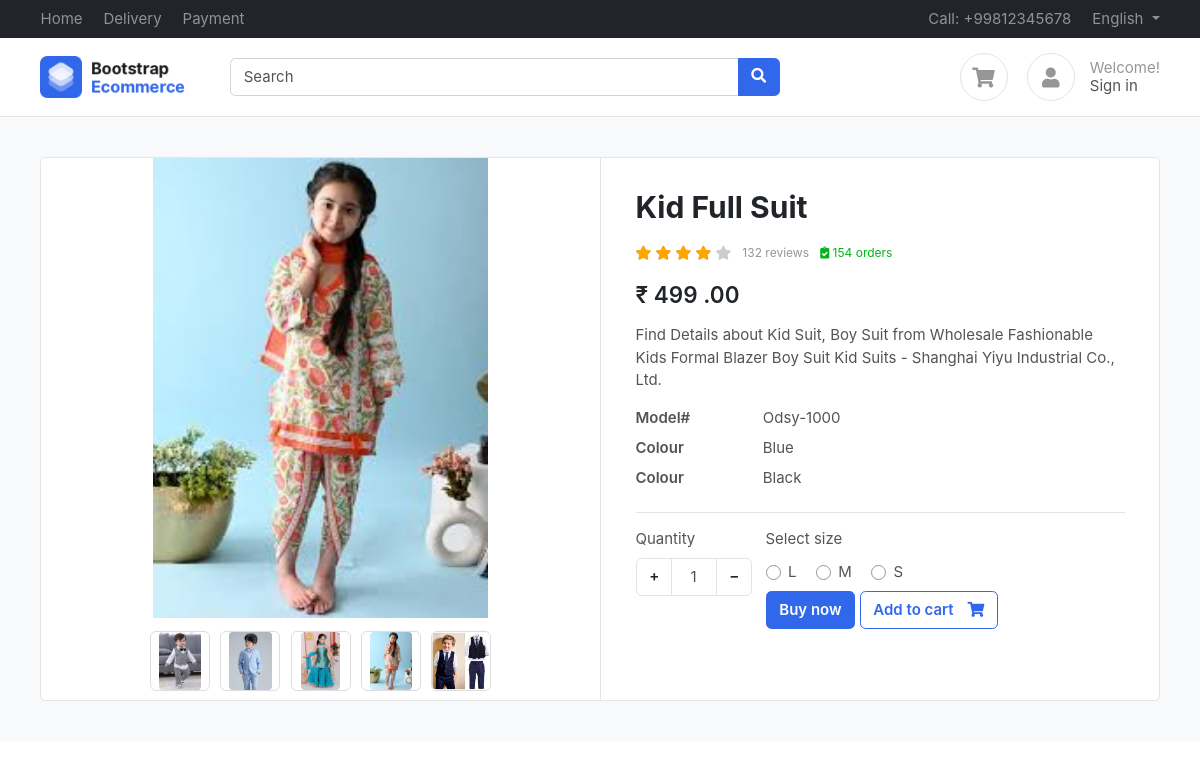
/product/kid-full-suit/, run on the app's committed database.
### Product/models.py (models this page shows, shortened)
class Product(BaseClass):
    product_name = models.CharField(max_length=50)
    slug = models.SlugField(unique=True , null=True , blank=True)
    category = models.ForeignKey(Category, related_name = "Product", on_delete=models.CASCADE)
    price = models.IntegerField()
    description = models.TextField()
    colour_variant = models.ManyToManyField(ColourVariant)
    size_variant = models.ManyToManyField(SizeVariant)

class ProductImage(BaseClass):
    product = models.ForeignKey(Product, related_name = "Product_Images", on_delete=models.CASCADE)
    product_image = models.ImageField(upload_to="Product")

class ColourVariant(BaseClass):
    colour = models.CharField(max_length=20 , null=True , blank=True)
    price = models.IntegerField(default=0)

class SizeVariant(BaseClass):
    size = models.CharField(max_length=20 , null=True , blank=True)
    price = models.IntegerField(default=0)

### Product/views.py (the view)
# urls.py: path('<slug>/',get_product,name="GetProduct"),
def get_product(request , slug):
    try:
        product = Product.objects.get(slug = slug)
        context = {'product' : product}
        if request.GET.get('size'):
            size = request.GET.get('size')
            price = product.get_product_price_by_size(size)
            context['selected_size'] = size
            context['updated_price'] = price
        return render(request , 'Product/product.html' , context = context)
    except Exception as e:
        print(e)

### Template/Product/product.html (shortened to what this page needs)
{% extends "base/base.html" %}
{% block main  %}
<section class="section-content padding-y bg">
    <div class="container">
    <div class="card">
        <div class="row no-gutters">
            <aside class="col-md-6">
    <article class="gallery-wrap">
    <div class="img-big-wrap">
      <div> <a><img src="/media/{{product.Product_Images.first.product_image}}"></a></div>
    </div>
    <div class="thumbs-wrap">
      {%for image in product.Product_Images.all%}
      <a href="" class="item-thumb"> <img src="/media/{{image.product_image}}"></a>
      {%endfor%}
    </div>
    </article>
            </aside>
            <main class="col-md-6 border-left">
    <article class="content-body">
    <h2 class="title">{{product.product_name}}</h2>
    <div class="rating-wrap my-3">
        <ul class="rating-stars">
            <li style="width:80%" class="stars-active">
                <i class="fa fa-star"></i> <i class="fa fa-star"></i>
                <i class="fa fa-star"></i> <i class="fa fa-star"></i>
            </li>
            <li>
                <i class="fa fa-star"></i> <i class="fa fa-star"></i>
                <i class="fa fa-star"></i> <i class="fa fa-star"></i>
                <i class="fa fa-star"></i>
            </li>
        </ul>
        <small class="label-rating text-muted">132 reviews</small>
        <small class="label-rating text-success"> <i class="fa fa-clipboard-check"></i> 154 orders </small>
    </div>
    <div class="mb-3">
      <var class="price h4">₹
        {%if updated_price %}
        {{updated_price}}
        {% else %}
        {{product.price}}
      {% endif %}
      .00</var>
    </div>
    <p>{{product.description}}</p>
    <dl class="row">
      <dt class="col-sm-3">Model#</dt>
      <dd class="col-sm-9">Odsy-1000</dd>
      {% if product.colour_variant.count%}
        {% for colour in product.colour_variant.all %}
      <dt class="col-sm-3">Colour</dt>
      <dd class="col-sm-9">{{colour.colour}}</dd>
        {% endfor %}
      {% endif %}
    </dl>
    <hr>
        <div class="form-row">
            <div class="form-group col-md flex-grow-0">
                <label>Quantity</label>
                <div class="input-group mb-3 input-spinner">
                  <div class="input-group-prepend">
                    <button class="btn btn-light" type="button" id="button-plus"> + </button>
                  </div>
                  <input type="text" class="form-control" value="1">
                  <div class="input-group-append">
                    <button class="btn btn-light" type="button" id="button-minus"> − </button>
                  </div>
                </div>
            </div>
            {% if product.size_variant.count %}
            <div class="form-group col-md">
                    <label>Select size</label>
                    <div class="mt-1">
                      {% for size in product.size_variant.all %}
                        <label class="custom-control custom-radio custom-control-inline">
                          <div class="custom-control-label">{{size.size}}</div>
                        </label>
                        {% endfor %}
            {% endif %}
        </div>
        <a href="#" class="btn  btn-primary"> Buy now </a>
        <a href="{% url 'add_to_cart' product.uid %}?variant={{selected_size}}" class="btn  btn-outline-primary">
          <span class="text">Add to cart</span> <i class="fas fa-shopping-cart"></i>  </a>
    </article>
            </main>
        </div>
    </div>
    </div>
    </section>
    {% endblock main  %}

### public/static/css/ui.css (style rules this page uses)
html { font-family: 'Inter', sans-serif; font-size: 15px; }
.content-body { flex: 1 1 auto; padding: 2rem 2.3rem; }
.padding-y { padding-top: 40px; padding-bottom: 40px; }
var { font-style: normal; }
article:after, .form-group:after { display: block; clear: both; content: ""; }
.bg { background-color: #f8f9fa; }
.card .title { color: #212529; }
.btn-light { background-color: #fff; border-color: #e4e4e4; }
.btn .text + i { margin-left: 10px; }
dl[class="row"] { margin-bottom: 0; }
.price { font-weight: 600; color: #212529; }
.label-rating { margin-left: 7px; display: inline-block; vertical-align: middle; }
.rating-stars { display: inline-block; vertical-align: middle; list-style: none; margin: 0; padding: 0; position: relative; white-space: nowrap; clear: both; }
.rating-stars i { font-size: 14px; color: #ccc; display: inline; }
.rating-stars li { display: block; text-overflow: clip; white-space: nowrap; z-index: 1; }
.rating-stars li.stars-active { z-index: 2; position: absolute; top: 0; left: 0; overflow: hidden; }
.rating-stars li.stars-active i { color: orange; }
.input-spinner { width: 120px; flex-wrap: nowrap; display: inline-flex; }
.input-spinner input.form-control { text-align: center; max-width: 46px; flex-basis: 46px; border-color: #e4e4e4; flex-grow: 0; }
.input-spinner .btn { width: 36px; text-align: center; }
.gallery-wrap .img-big-wrap { margin-bottom: 10px; border-radius: 0.37rem; overflow: hidden; background-color: #fff; }
.gallery-wrap .img-big-wrap a { text-align: center; display: block; }
.gallery-wrap .img-big-wrap img { height: 460px; width: auto; display: inline-block; cursor: zoom-in; }
.gallery-wrap .thumbs-wrap { text-align: center; }
.gallery-wrap .thumbs-wrap .item-thumb { width: 60px; height: 60px; border: 1px solid #ddd; border-radius: 6px; margin: 3px; display: inline-block; overflow: hidden; }
.gallery-wrap .thumbs-wrap img { max-width: 100%; max-height: 100%; object-fit: cover; border-radius: 4px; cursor: zoom-in; }

### data on the page
Product: Product_Images.first.product_image (picture), product_name "Kid Full Suit", price "499", description "Find Details about Kid Suit, Boy Suit from Wholesale Fashionable Kids Formal Blazer Boy Suit Kid Suits - Shanghai Yiyu Industrial Co., Ltd."
ProductImage: product_image (picture)
ProductImage: product_image (picture)
ProductImage: product_image (picture)
ProductImage: product_image (picture)
ProductImage: product_image (picture)
ColourVariant: colour "Blue"
ColourVariant: colour "Black"
SizeVariant: size "L"
SizeVariant: size "M"
SizeVariant: size "S"
